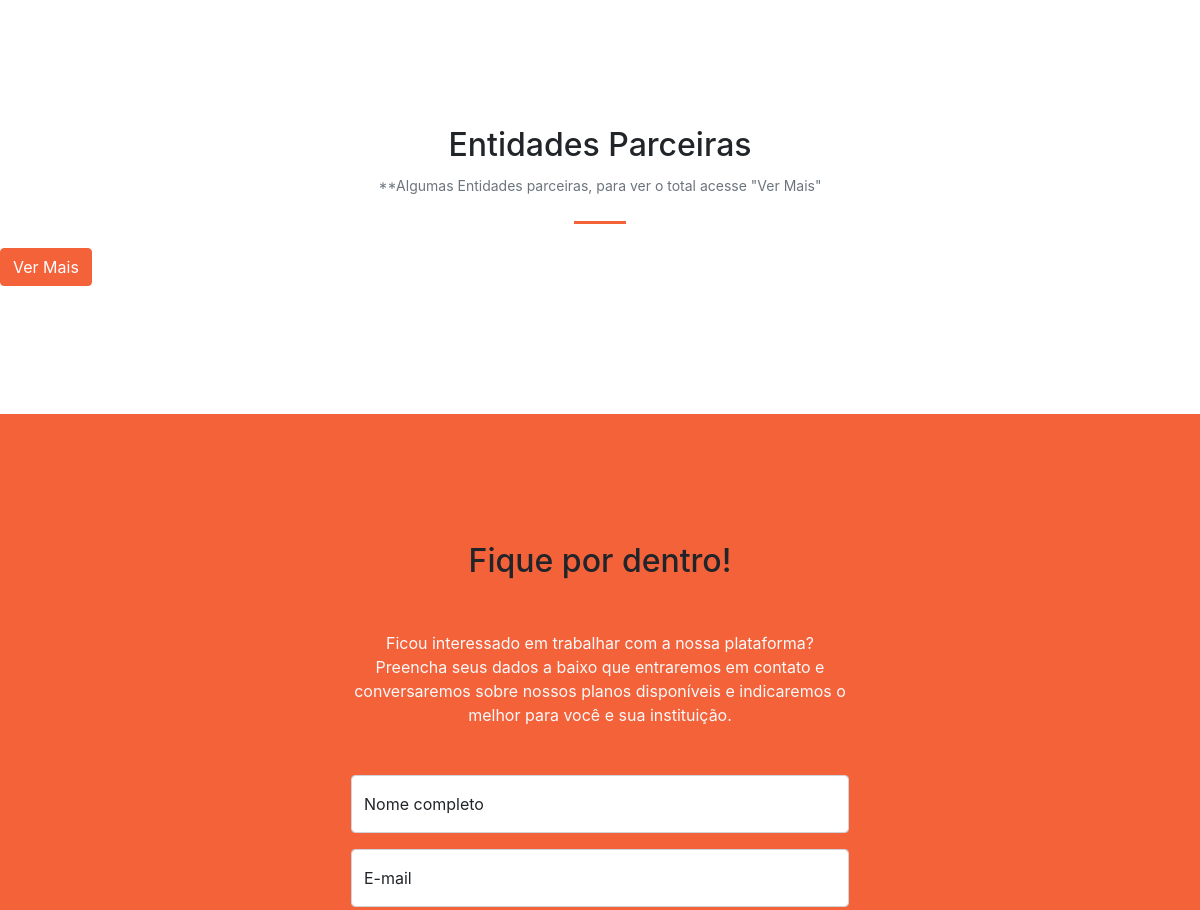
/ (middle part), run on an earlier commit of the app's database.
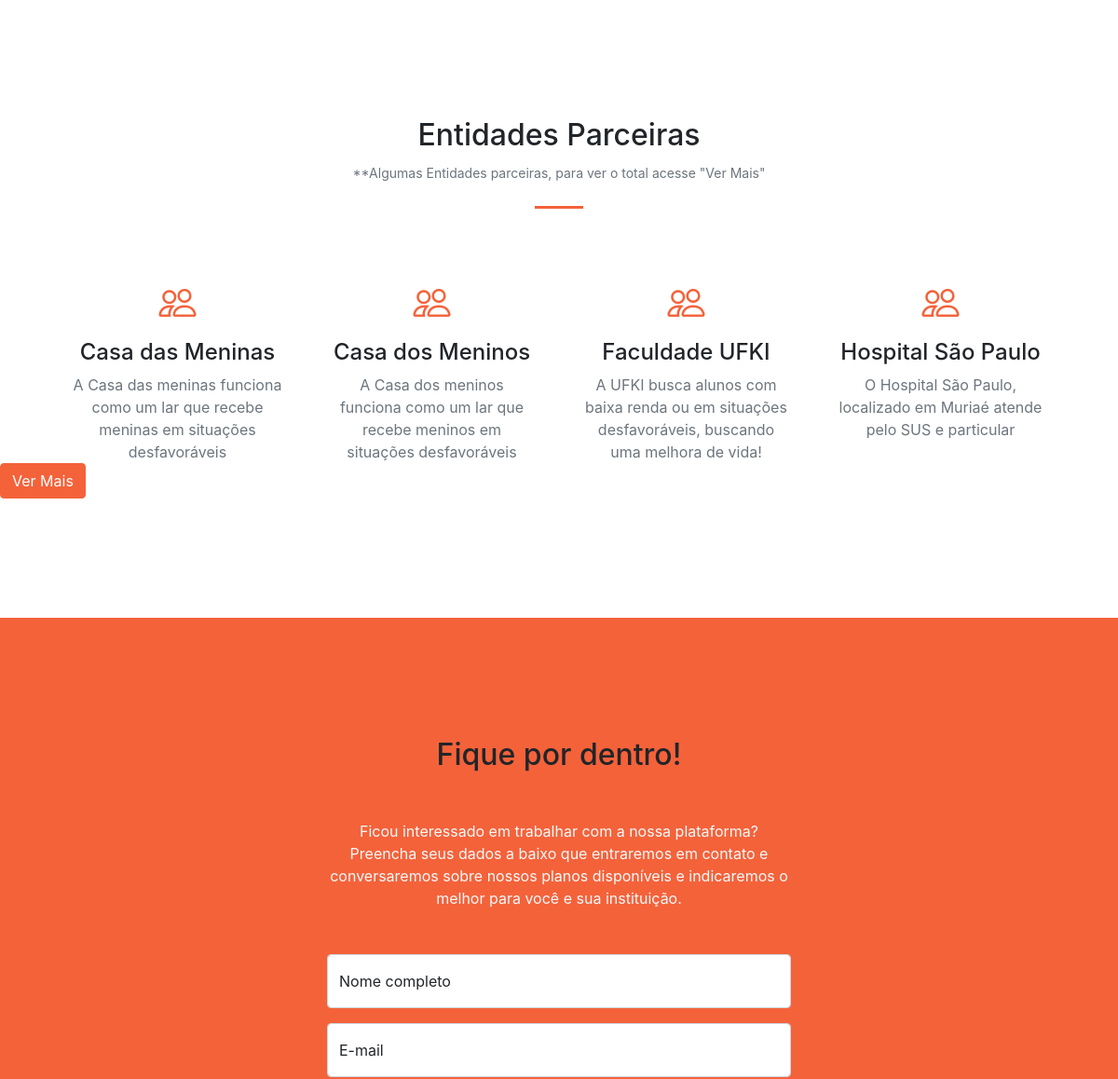
And on a later commit of the database.
### tables this page shows
CREATE TABLE `entidades` (
  `id` int(11) NOT NULL AUTO_INCREMENT,
  `nome` varchar(255) NOT NULL,
  `email` varchar(255) NOT NULL,
  `cidade` varchar(255) NOT NULL,
  `descricao` text NOT NULL,
  `cnpj` varchar(255) NOT NULL DEFAULT 'ISENTO',
  `status` varchar(10) NOT NULL DEFAULT 'Ativo',
  `user_id` int(10) DEFAULT NULL,
  PRIMARY KEY (`id`)
);

### application/controllers/Principal.php (called while the page is built, shortened)
<?php
class Principal extends CI_Controller
{
    public function __construct()
	{
		$this->load->model("entidades_model");
	}
    public function index()
	{
		$dados["entidades"]  = $this->entidades_model->principal_index();
		$dados["title"] = "DoeMais - Início";
		$this->load->view('pages/publico/view_landing_page', $dados);
	}
}

### index.php (called while the page is built, shortened)
<?php
require_once BASEPATH.'core/CodeIgniter.php';

### application/models/entidades_model.php (called while the page is built, shortened)
<?php
	class Entidades_model extends CI_model
	{
		public function principal_index()
		{
			$this->db->where("status", "ativo");
			$this->db->order_by("nome", "ASC");
			return $this->db->get("entidades", 4)->result_array();
		}
	}

### application/views/pages/publico/view_landing_page.php (the view, shortened to what this page needs)
<!DOCTYPE html>
<html lang="pt-br">
<head>
    <link href="https://cdn.jsdelivr.net/npm/bootstrap-icons@1.5.0/font/bootstrap-icons.css" rel="stylesheet" />
    <link rel="stylesheet" href="https://use.fontawesome.com/releases/v5.3.1/css/all.css">
    <link href="https://cdnjs.cloudflare.com/ajax/libs/SimpleLightbox/2.1.0/simpleLightbox.min.css" rel="stylesheet" />
    <link href="<?php echo base_url('public/css/style.css'); ?>" rel="stylesheet" />
</head>
<body id="page-top">
    <section class="page-section" id="parceiros">
        <div class="container px-4 px-lg-5">
            <h2 class="text-center mt-0">Entidades Parceiras</h2>
            <p class="text-center mt-0"><small class="text-secondary">**Algumas Entidades parceiras, para ver o total acesse "Ver Mais"</small></p>
            <hr class="divider" />
            <div class="row gx-4 gx-lg-5">
                <?php foreach ($entidades as $entidade) : ?>
                    <div class="col-lg-3 col-md-6 text-center">
                        <div class="mt-5">
                            <div class="mb-2"><i class="bi bi-people fs-1 text-primary"></i></div>
                            <h3 class="h4 mb-2"><?= $entidade["nome"] ?></h3>
                            <p class="text-muted mb-0"><?= $entidade["descricao"] ?></p>
                        </div>
                    </div>
                <?php endforeach; ?>
            </div>
        </div>
        <a type="button" href="view_pagina_doacoes" class="btn btn-primary btn-md">Ver Mais</a>
    </section>
    <section class="page-section bg-primary" id="contato">
        <div class="container px-4 px-lg-5">
            <div class="row gx-4 gx-lg-5 justify-content-center">
                <div class="col-lg-8 col-xl-6 text-center">
                    <h2 class="mt-0">Fique por dentro!</h2>
                    <hr class="divider" />
                    <p class="text-light mb-5">Ficou interessado em trabalhar com a nossa plataforma? Preencha seus dados a baixo
                        que entraremos em contato e conversaremos sobre nossos planos disponíveis e indicaremos o melhor para você e sua instituição.
                    </p>
                </div>
            </div>
            <div class="row gx-4 gx-lg-5 justify-content-center mb-5">
                <div class="col-lg-6">
                    <form id="contatoForm" data-sb-form-api-token="API_TOKEN">
                        <div class="form-floating mb-3">
                            <input class="form-control" id="name" type="text" placeholder="Enter your name..." data-sb-validations="required" />
                            <label for="name">Nome completo</label>
                        </div>
                        <div class="form-floating mb-3">
                            <input class="form-control" id="email" type="email" placeholder="name@example.com" data-sb-validations="required,email" />
                            <label for="email">E-mail</label>
                        </div>
                    </form>
                </div>
            </div>
        </div>
    </section>
</body>
</html>

What changed in the data, as far as the page shows it:
added entidades: nome "Casa das Meninas", descricao "A Casa das meninas funciona como um lar que recebe meninas em situações desfavoráveis"
added entidades: nome "Casa dos Meninos", descricao "A Casa dos meninos funciona como um lar que recebe meninos em situações desfavoráveis"
added entidades: nome "Faculdade UFKI", descricao "A UFKI busca alunos com baixa renda ou em situações desfavoráveis, buscando uma melhora de vida!"
added entidades: nome "Hospital São Paulo", descricao "O Hospital São Paulo, localizado em Muriaé atende pelo SUS e particular"
